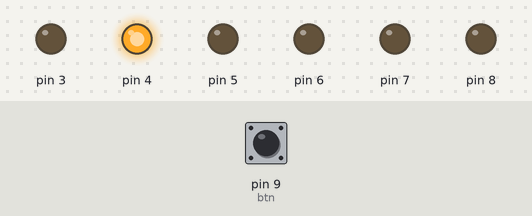
Bench run of a sketch on a simulated Arduino Uno, built with avr-gcc and run on an emulated ATmega328P. Parts: output pins drawn as LEDs (lit = HIGH). Inputs (shaded band) come from the test bench; at power-on: pin 9 (btn) HIGH.

Above: at 1.2 s.
1.3 s: pin 9 (btn) pulled LOW for 0.15 s
At 2.5 s:
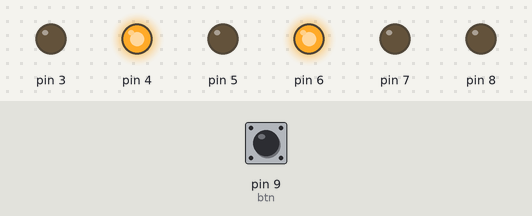
2.9 s: pin 9 (btn) pulled LOW for 0.15 s
At 3.7 s:
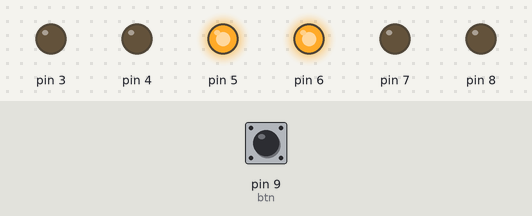
4.5 s: pin 9 (btn) pulsed LOW 5 times (0.12 s each, 0.3 s apart)
At 7.1 s:
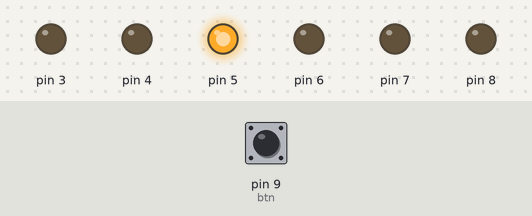
7.5 s: pin 9 (btn) pulled LOW for 1 s
At 9.6 s:
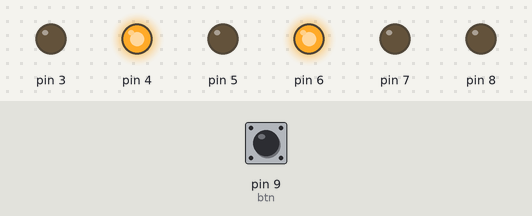
10.0 s: pin 9 (btn) pulled LOW for 3.2 s
At 14.4 s:
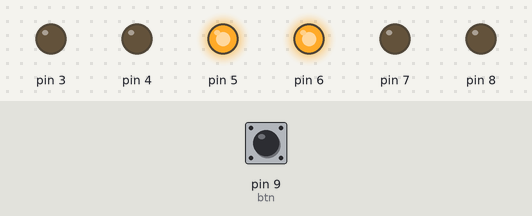
Timing chart, 0 to 15.7 s (numbered marks = the images above; inputs shaded):
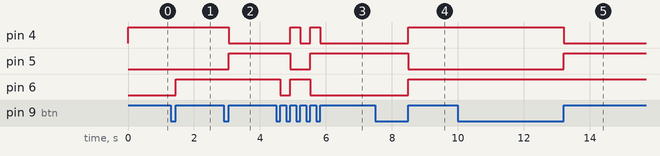

Measured:
- after the input at 1.3 s, pin 6: LOW → HIGH after 0.15 s
- after the input at 2.9 s, pin 4: HIGH → LOW after 0.15 s; pin 5: LOW → HIGH after 0.15 s
- after the input at 4.5 s, pin 4: alternates HIGH for 0.30 s and LOW for 0.30 s, 4 changes in all, then stays LOW, starting after 0.42 s; pin 5: HIGH → LOW after 0.42 s, → HIGH 0.60 s later; pin 6: HIGH → LOW after 0.12 s, → HIGH 0.30 s later, → LOW 0.60 s later
- after the input at 7.5 s, pin 4, pin 6: LOW → HIGH after 1.0 s; pin 5: HIGH → LOW after 1.0 s
- after the input at 10.0 s, pin 4: HIGH → LOW after 3.2 s; pin 5: LOW → HIGH after 3.2 s

The sketch:

opdracht_3-weiyi-jin.ino
```cpp
/*
Het volgende script wordt gebruikt voor opdracht 3.
*/

int Number=1;
int btn = 9;

void setup()
{
	pinMode(btn, INPUT);
	for (int i  = 3; i <= 8; i++)
		pinMode(i, OUTPUT);

}

void loop()
{
	if(digitalRead(btn) == LOW){
		Number++;
		if(Number > 6){
			Number = 1;
		}
	} else if(digitalRead(btn) == HIGH){
		Display();
	}
}


void Display(){
	for (int pin = 4; pin <= 7; pin++) // For each pin
		digitalWrite(pin, (bool)(Number & (1 << pin - 4)));
}
```
